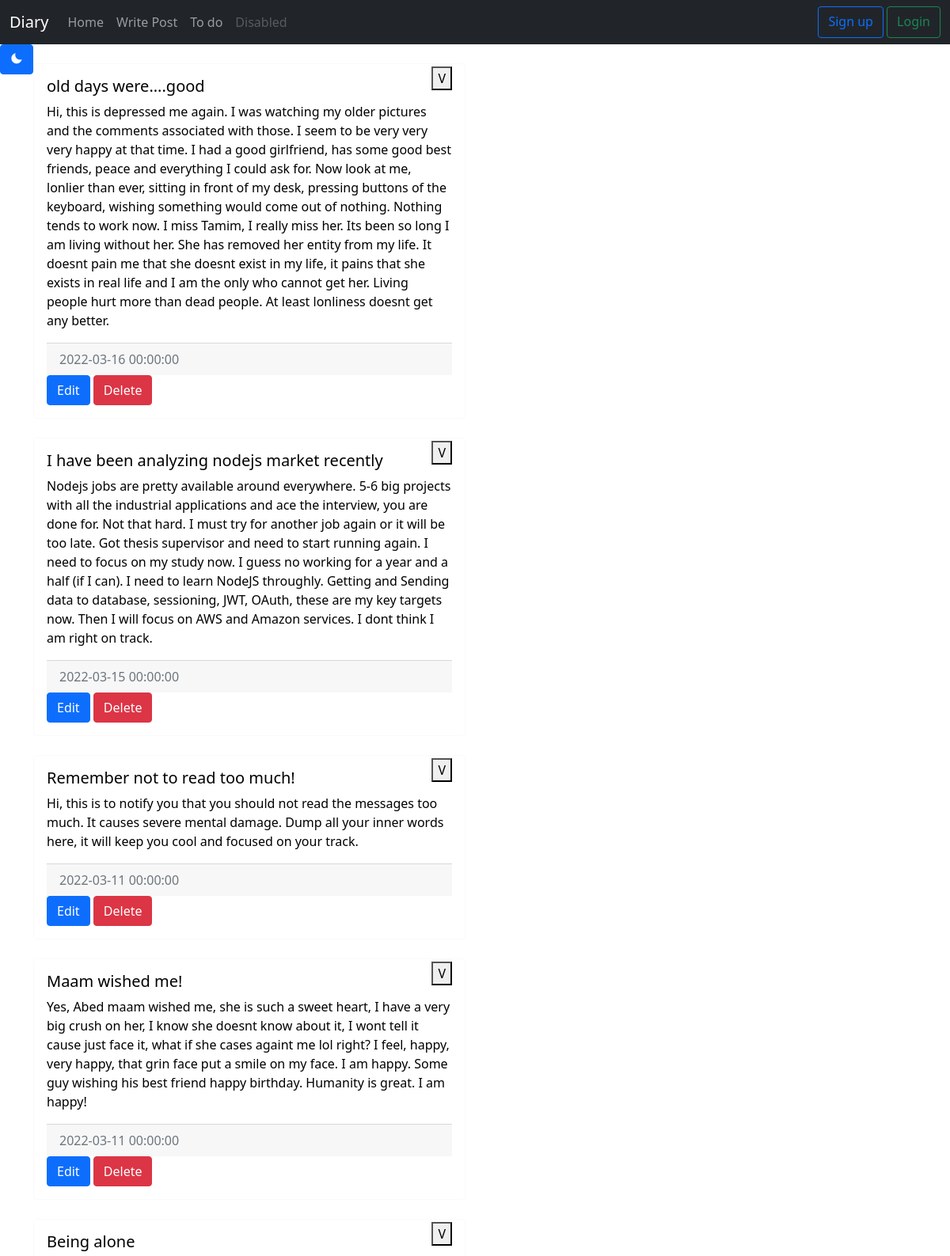
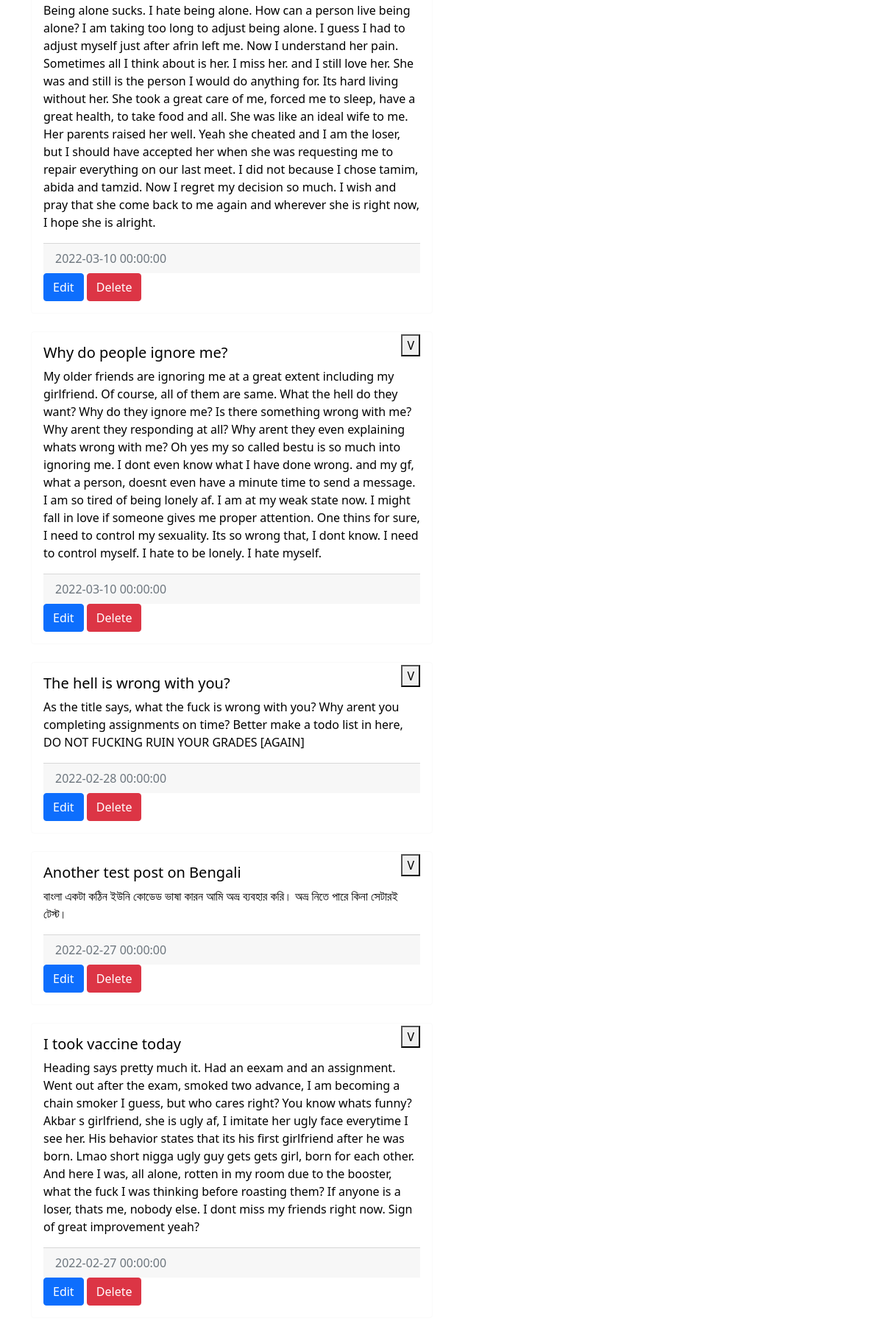
The page / (upper part) on the database its author committed (2 pictures, top to bottom).
### tables this page shows
CREATE TABLE `notes` (
  `id` int(5) NOT NULL,
  `title` varchar(60) NOT NULL,
  `data` varchar(1000) DEFAULT NULL,
  `date` datetime DEFAULT NULL
);

### index.php (the view, shortened to what this page needs)
<!Doctype HTML>
<html>
<?php include("head.php"); ?>
    <body id="body-pd">
    <?php include_once("navbar.php")?>
<?php
        $sql = "SELECT id, title, data, date FROM notes ORDER BY `notes`.`id` DESC";
        $result = $conn->query($sql);
?>
<?php
        if ($result->num_rows > 0) {
            echo '<div class="container"> <div class="row"> <div class="col-6">';
            while($row = $result->fetch_assoc()) {
                echo "
                    <div class='card' style='min-width:30rem;'>
                    <div class='card-body'>
                        <h5 class='card-title'>
                            ".$row["title"]."
                        </h5>
                        <button style='float:right;position:relative;margin-top:-45px'>V</button>
                        <p class='card-text'>
                            ".$row["data"]."
                        </p>
                        <div class='card-footer text-muted'>
                            ".$row["date"]."
                        </div>
                <a href='edit.php?id=".$row["id"]."' class='btn btn-primary'> Edit </a>
                <a href='proceeds/delete_day.php?id=".$row["id"]."' class='btn btn-danger'>Delete</a>
                    </div>
                    </div>
                    <br/>
                ";
            }
        }
?>
</html>

### rows shown on the page
notes: title "old days were....good", data "Hi, this is depressed me again. I was watching my older pictures and the comments associated with those. I seem to be very very very happy at that time. I had a good girlfriend, has some good best friends, peace and everything I could ask for. Now look at me, lonlier than ever, sitting in front of my desk, pressing buttons of the keyboard, wishing something would come out of nothing. Nothing tends to work now. I miss Tamim, I really miss her. Its been so long I am living without her. She has removed her entity from my life. It doesnt pain me that she doesnt exist in my life, it pains that she exists in real life and I am the only who cannot get her. Living people hurt more than dead people.…", date "2022-03-16 00:00:00"
notes: title "I have been analyzing nodejs market recently", data "Nodejs jobs are pretty available around everywhere. 5-6 big projects with all the industrial applications and ace the interview, you are done for. Not that hard. I must try for another job again or it will be too late. Got thesis supervisor and need to start running again. I need to focus on my study now. I guess no working for a year and a half (if I can). I need to learn NodeJS throughly. Getting and Sending data to database, sessioning, JWT, OAuth, these are my key targets now. Then I will focus on AWS and Amazon services. I dont think I am right on track.", date "2022-03-15 00:00:00"
notes: title "Remember not to read too much!", data "Hi, this is to notify you that you should not read the messages too much. It causes severe mental damage. Dump all your inner words here, it will keep you cool and focused on your track.", date "2022-03-11 00:00:00"
notes: title "Maam wished me!", data "Yes, Abed maam wished me, she is such a sweet heart, I have a very big crush on her, I know she doesnt know about it, I wont tell it cause just face it, what if she cases againt me lol right? I feel, happy, very happy, that grin face put a smile on my face. I am happy. Some guy wishing his best friend happy birthday. Humanity is great. I am happy!", date "2022-03-11 00:00:00"
notes: title "Being alone", data "Being alone sucks. I hate being alone. How can a person live being alone? I am taking too long to adjust being alone. I guess I had to adjust myself just after afrin left me. Now I understand her pain. Sometimes all I think about is her. I miss her. and I still love her. She was and still is the person I would do anything for. Its hard living without her. She took a great care of me, forced me to sleep, have a great health, to take food and all. She was like an ideal wife to me. Her parents raised her well. Yeah she cheated and I am the loser, but I should have accepted her when she was requesting me to repair everything on our last meet. I did not because I chose tamim, abida and tamzid.…", date "2022-03-10 00:00:00"
notes: title "Why do people ignore me?", data "My older friends are ignoring me at a great extent including my girlfriend. Of course, all of them are same. What the hell do they want? Why do they ignore me? Is there something wrong with me? Why arent they responding at all? Why arent they even explaining whats wrong with me? Oh yes my so called bestu is so much into ignoring me. I dont even know what I have done wrong. and my gf, what a person, doesnt even have a minute time to send a message. I am so tired of being lonely af. I am at my weak state now. I might fall in love if someone gives me proper attention. One thins for sure, I need to control my sexuality. Its so wrong that, I dont know. I need to control myself. I hate to be…", date "2022-03-10 00:00:00"
notes: title "The hell is wrong with you?", data "As the title says, what the fuck is wrong with you? Why arent you completing assignments on time? Better make a todo list in here, DO NOT FUCKING RUIN YOUR GRADES [AGAIN]", date "2022-02-28 00:00:00"
notes: title "Another test post on Bengali", data "বাংলা একটা কঠিন ইউনি কোডেড ভাষা কারন আমি অভ্র ব্যবহার করি। অভ্র নিতে পারে কিনা সেটারই টেস্ট।", date "2022-02-27 00:00:00"
notes: title "I took vaccine today", data "Heading says pretty much it. Had an eexam and an assignment. Went out after the exam, smoked two advance, I am becoming a chain smoker I guess, but who cares right? You know whats funny? Akbar s girlfriend, she is ugly af, I imitate her ugly face everytime I see her. His behavior states that its his first girlfriend after he was born. Lmao short nigga ugly guy gets gets girl, born for each other. And here I was, all alone, rotten in my room due to the booster, what the fuck I was thinking before roasting them? If anyone is a loser, thats me, nobody else. I dont miss my friends right now. Sign of great improvement yeah?", date "2022-02-27 00:00:00"
